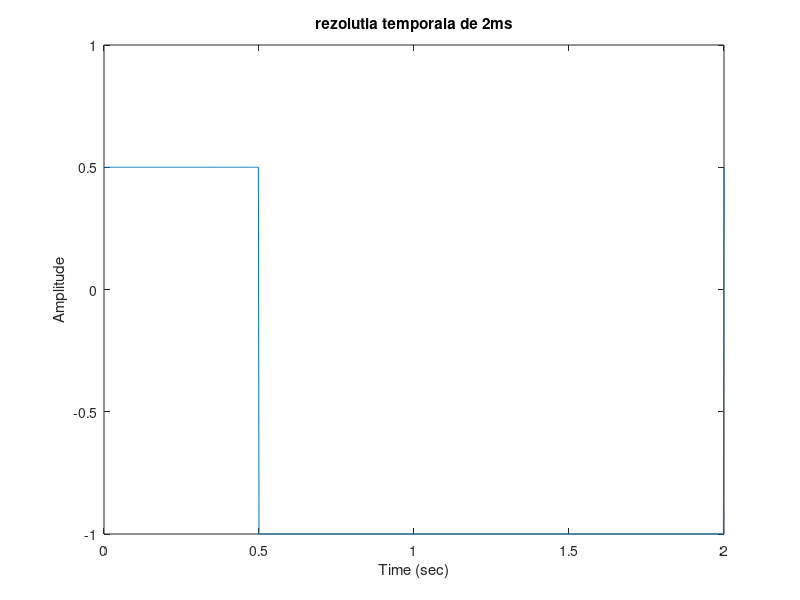
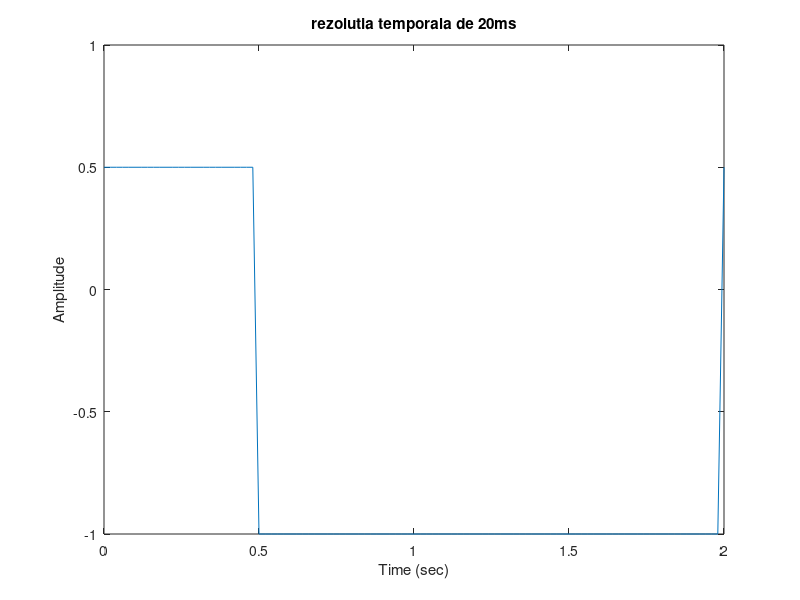
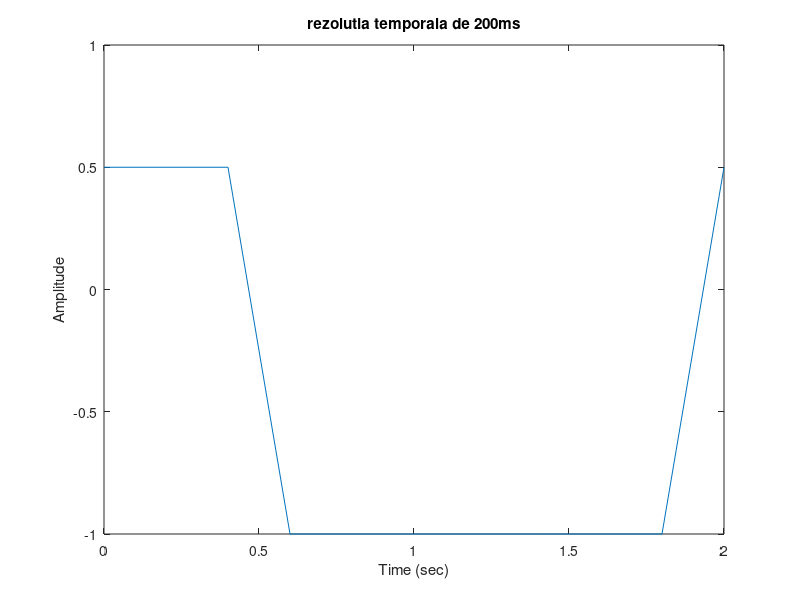

Here is the MATLAB script that generated these plots, in order:
clear all;close all;clc
figure(1) %figura pentru rezolutie de 2ms
T=2; %perioada in secunde
t = 0:0.002:2; %rezolutie temporala de 2ms
f=0.5; %frecventa este f=1/T , unde T este perioada de 2 sec
a=1.5; % amplitudinea este de 1.5 peak to peak
b=a/2;  % amplitudinea to peak

x = b*square(2*pi*f*t, 25) -0.25; %generarea semnalului dreptunghiular ; este -0.25 pentru a cobori semnalul cu 0.25 in jos
plot(t,x)
xlabel('Time (sec)') %notatii pe axele de coordonate si titlu
ylabel('Amplitude')
title('rezolutia temporala de 2ms')

figure(2)
t=0:0.02:2; %rezolutia de 20ms
x = b*square(2*pi*f*t, 25) - 0.25;
plot(t,x)
xlabel('Time (sec)')
ylabel('Amplitude')
title('rezolutia temporala de 20ms')

figure(3)
t=0:0.2:2; %rezolutia de 200ms
x = b*square(2*pi*f*t, 25) -0.25;
plot(t,x)
xlabel('Time (sec)')
ylabel('Amplitude')
title('rezolutia temporala de 200ms')




